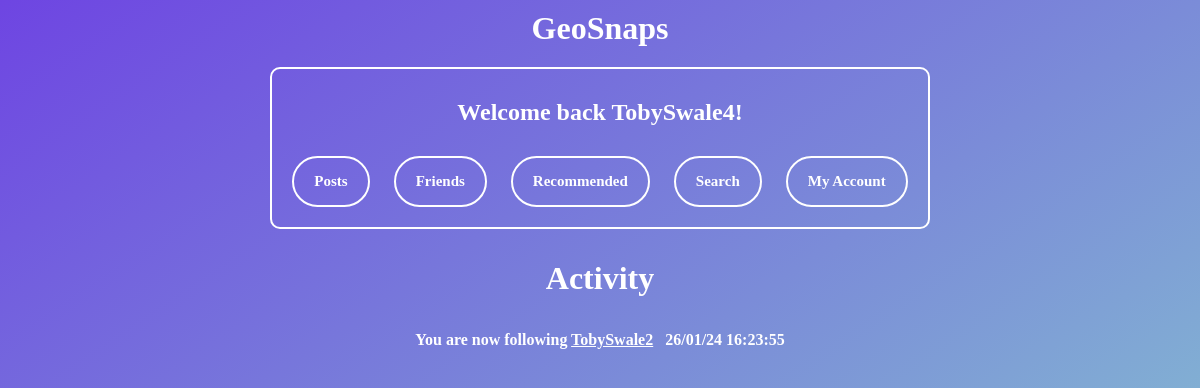
The page /activity (signed in) on the database its author committed.
### tables this page shows
CREATE TABLE "friendrequests" (
	"usersend"	TEXT,
	"userreceive"	TEXT,
	"status"	INTEGER DEFAULT 0
, "timesent"	TEXT);

### main.py (the view)
@web_site.route('/activity', methods=['GET', 'POST'])
def activity():
    if "username" not in session:
        return redirect("/login")
    msg = ""
    username = session["username"]
    con = sqlite3.connect('database.db')
    con.row_factory = sqlite3.Row
    cursor = con.cursor()
    sql = """SELECT Likes.usersliked, Likes.id, Likes.timesent
       FROM Likes
       JOIN Posts ON Likes.id = Posts.id
       WHERE Posts.user = ?"""
    cursor.execute(sql, (username,))
    rows = cursor.fetchall()
    newrows = []
    for row in rows:
        rowdict = dict(row)
        rowdict['type'] = 'like'
        newrows.append(rowdict)
    con.row_factory = sqlite3.Row
    cursor = con.cursor()
    sql = """SELECT friendrequests.usersend, friendrequests.timesent
           FROM friendrequests
           WHERE friendrequests.userreceive = ? AND status = 2"""
    cursor.execute(sql, (username,))
    rows2 = cursor.fetchall()
    newrows2 = []
    for row in rows2:
        rowdict = dict(row)
        rowdict['type'] = 'follower'
        newrows2.append(rowdict)
    con.row_factory = sqlite3.Row
    cursor = con.cursor()
    sql = "SELECT * FROM friendrequests WHERE userreceive = ? AND status = 1"
    cursor.execute(sql, (username,))
    rows3 = cursor.fetchall()
    newrows3 = []
    for row in rows3:
        rowdict = dict(row)
        rowdict['type'] = 'request'
        newrows3.append(rowdict)
    con.row_factory = sqlite3.Row
    cursor = con.cursor()
    sql = "SELECT * FROM friendrequests WHERE usersend = ? AND status = 2"
    cursor.execute(sql, (username,))
    rows4 = cursor.fetchall()
    newrows4 = []
    for row in rows4:
        rowdict = dict(row)
        rowdict['type'] = 'following'
        newrows4.append(rowdict)
    con.row_factory = sqlite3.Row
    cursor = con.cursor()
    sql = "SELECT * FROM friendrequests WHERE usersend = ? AND status = 1"
    cursor.execute(sql, (username,))
    rows5 = cursor.fetchall()
    newrows5 = []
    for row in rows5:
        rowdict = dict(row)
        rowdict['type'] = 'requestfollowing'
        newrows5.append(rowdict)
    newrows += newrows2
    newrows += newrows3
    newrows += newrows4
    newrows += newrows5
    rowsinsec = []
    for row in newrows:
        getdatetime = datetime.strptime(row["timesent"], "%d/%m/%y %H:%M:%S")  # converts to known format
        datetimenow = datetime.now()  # Gets time now
        datetimedif = datetimenow - getdatetime  # finds dif
        timedif = datetimedif.total_seconds()  # converts dif to s
        rowdict = dict(row)  # sets var to old dict of row
        rowdict['timedif'] = timedif  # adds sec dif to dict
        rowsinsec.append(rowdict)  # appends to list
    sortedrows = sorted(rowsinsec, key=lambda x: x.get('timedif'))
    if sortedrows == []:
        msg = "No recent activity"
    return render_template("activity.html", rows=sortedrows, username=username, msg=msg)

### templates/activity.html (shortened to what this page needs)
{% extends 'base.html' %}
{% block content %}
<h1>Activity</h1>
<div class="namelink">
  <table class="centered-table" style="text-align: left;">
    {% for row in rows %}
    <tr>
      {% if row["type"] == "like" %}
        {% if row["usersliked"] != username %}
          <td><a href ='/viewaccount?id={{row["usersliked"]}}'>{{row["usersliked"]}}</a> liked your <a href ='/viewpost?id={{row["id"]}}'>post</a></td>
          <td>{{row["timesent"]}}</td>
        {% endif %}
      {% else %}
        {% if row["type"] == "follower" %}
          <td><a href ='/viewaccount?id={{row["usersend"]}}'>{{row["usersend"]}}</a> is now following you</td>
          <td>{{row["timesent"]}}</td>
        {% elif row["type"] == "request" %}
          <td><a href ='/acceptignore?id={{row["usersend"]}}'>{{row["usersend"]}}</a> has sent you a follow request</td>
          <td>{{row["timesent"]}}</td>
        {% elif row["type"] == "following" %}
          <td>You are now following <a href='/viewaccount?id={{row["userreceive"]}}'>{{row["userreceive"]}}</a></td>
          <td>{{row["timesent"]}}</td>
        {% elif row["type"] == "requestfollowing" %}
          <td>You sent a follow request to <a href='/viewaccount?id={{row["userreceive"]}}'>{{row["userreceive"]}}</a></td>
          <td>{{row["timesent"]}}</td>
        {% endif %}
      {% endif %}
    </tr>
    {% endfor %}
  </table>
</div>
{% endblock %}

### templates/base.html (shortened to what this page needs)
<html>
<head>
<link href="/static/style.css" rel="stylesheet">
</head>
<body>
<a href='/GeoSnaps' style="display: block; text-decoration: none; color: white; pointer-events: none;">
  <h1 style="margin: 0px;">
    <span style="pointer-events: auto;">GeoSnaps</span>
  </h1>
</a>
<div class="buttonbox">
  {% if session["username"] %}
    <h2>Welcome back {{ session["username"] }}!</h2>
    <a href ='/allposts' class="linkbutton">Posts</a>
    <a href ='/friends' class="linkbutton">Friends</a>
    <a href ='/recommended' class="linkbutton">Recommended</a>
    <a href ='/search' class="linkbutton">Search</a>
    <a href ='/account' class="linkbutton">My Account</a>
  {% else %}
    <h2>You are not logged in</h2>
    <a href ='/Index' class="linkbutton">Register</a>
    <a href ='/login' class="linkbutton">Login</a>
  {% endif %}
</div>
  {% block content %}{% endblock %}
</body>
</html>

### static/style.css (style rules this page uses)
body { background: linear-gradient(to bottom right, #6e45e2, #88d3ce); text-align: center; }
h1 { color:white; font-family:Verdana; }
h2 { color:white; font-family:Verdana; }
a { font-weight:bold; text-decoration:none; margin:10px; }
.linkbutton { display: inline-flex; align-items: center; justify-content: center; padding: 15px 20px; font-family: "Verdana"; font-weight: 700; font-size: 15px; text-decoration: none; color: #FFFFFF; border: 2px solid #FFFFFF; border-radius: 30px; }
.buttonbox { border: 2px solid white; border-radius: 10px; padding: 10px; margin: 10px; display: inline-block; }
.centered-table { margin: 0 auto; color:white; font-family:Verdana; border: 1px solid transparent; border-spacing: 10px; font-weight:bold; text-align: center; }

### templates/activity.html (style rules this page uses)
.namelink a { text-decoration: underline; color: white; font-family:Verdana; margin: 0; }

### rows shown on the page
friendrequests: username "TobySwale4", userreceive "TobySwale2", timesent "26/01/24 16:23:55"
